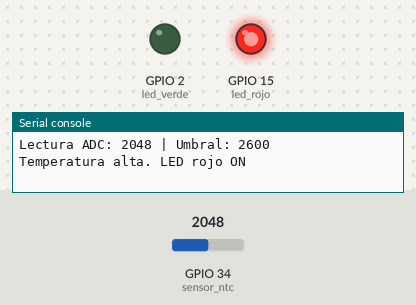
Bench run of a program on a simulated ESP32 board running MicroPython. On the bench: output pins drawn as LEDs (lit = HIGH), the last lines printed to the serial console. The test bench sets the inputs (shaded band); at power-on: GPIO 34 (sensor_ntc) = 2048 (analog values on the 0–4095 scale).

Above: at 1.2 s.
1.3 s: GPIO 34 (sensor_ntc) set to 2549
4.0 s: GPIO 34 (sensor_ntc) set to 2664
At 5.1 s:
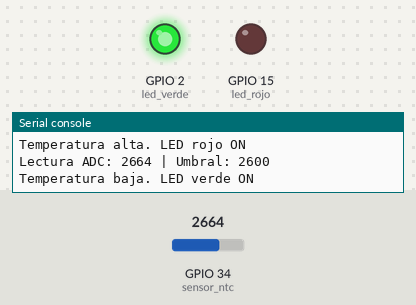
6.7 s: GPIO 34 (sensor_ntc) set to 2560
At 8.3 s:
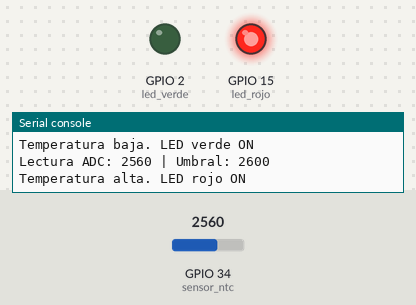
9.5 s: GPIO 34 (sensor_ntc) set to 2640
At 11.0 s:
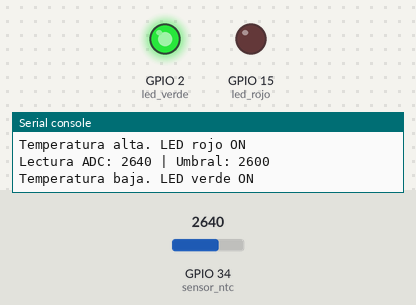
Timing chart, 0 to 12.5 s (numbered marks = the images above; inputs shaded):
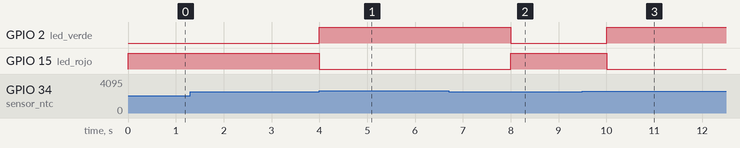

The program:

main.py
```python
from machine import Pin, ADC
import time

pin_ntc = 34
pin_led_verde = 2
pin_led_rojo = 15

sensor_ntc = ADC(Pin(pin_ntc))
sensor_ntc.atten(ADC.ATTN_11DB)
led_verde = Pin(pin_led_verde, Pin.OUT)
led_rojo = Pin(pin_led_rojo, Pin.OUT)

umbral_adc = 2600

while True:
    lectura_adc = sensor_ntc.read()
    print("Lectura ADC:", lectura_adc, "| Umbral:", umbral_adc)

    if lectura_adc > umbral_adc:
        print("Temperatura baja. LED verde ON")
        led_verde.value(1)
        led_rojo.value(0)
    else:
        print("Temperatura alta. LED rojo ON")
        led_verde.value(0)
        led_rojo.value(1)

    time.sleep(2)
```

Measured:
- the behaviour switches between 2600 and 2601 on GPIO 34 (sensor_ntc) (found by bisection; images 0 and 1)
- after the input at 4.0 s, GPIO 2 (led_verde): LOW → HIGH at once; GPIO 15 (led_rojo): HIGH → LOW at once
- after the input at 6.7 s, GPIO 2 (led_verde): HIGH → LOW after 1.3 s; GPIO 15 (led_rojo): LOW → HIGH after 1.3 s
- after the input at 9.5 s, GPIO 2 (led_verde): LOW → HIGH after 0.51 s; GPIO 15 (led_rojo): HIGH → LOW after 0.51 s
